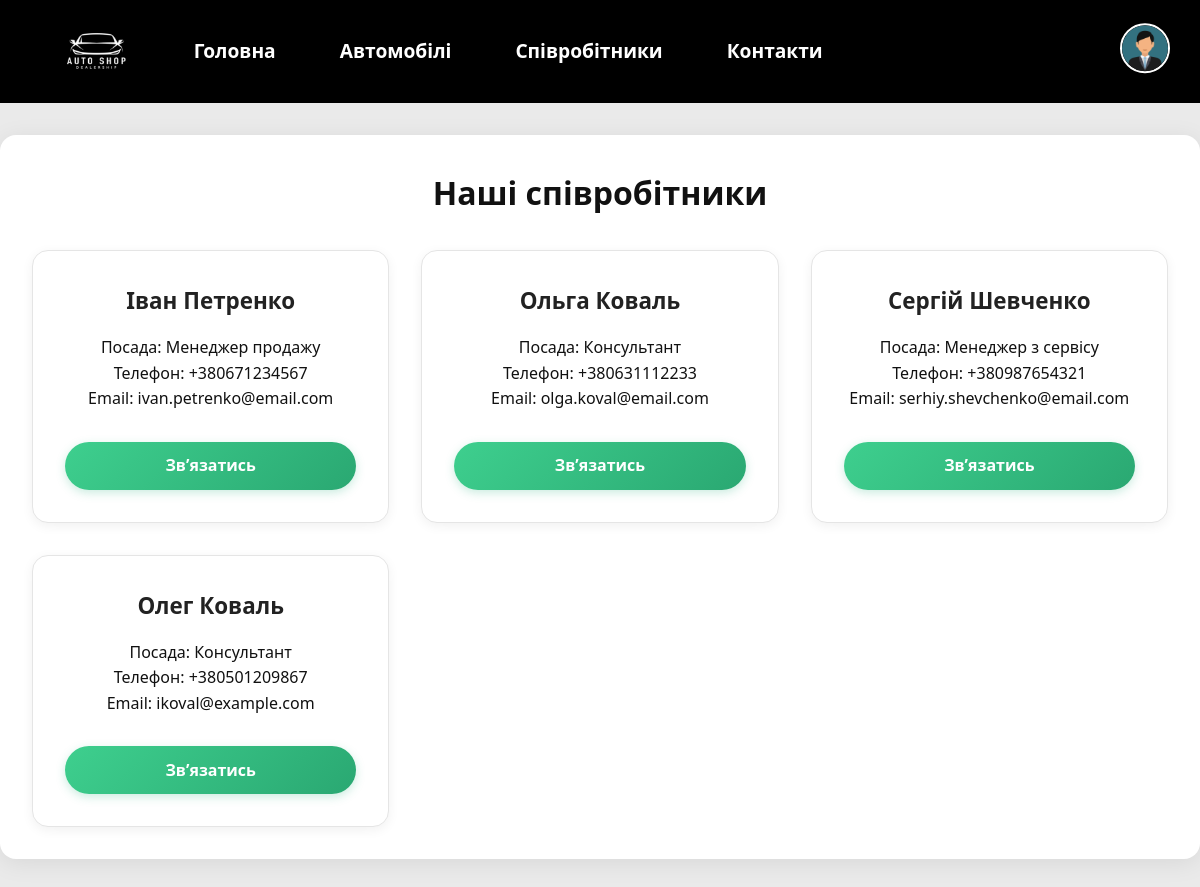
The page /workers on the database as committed earlier.
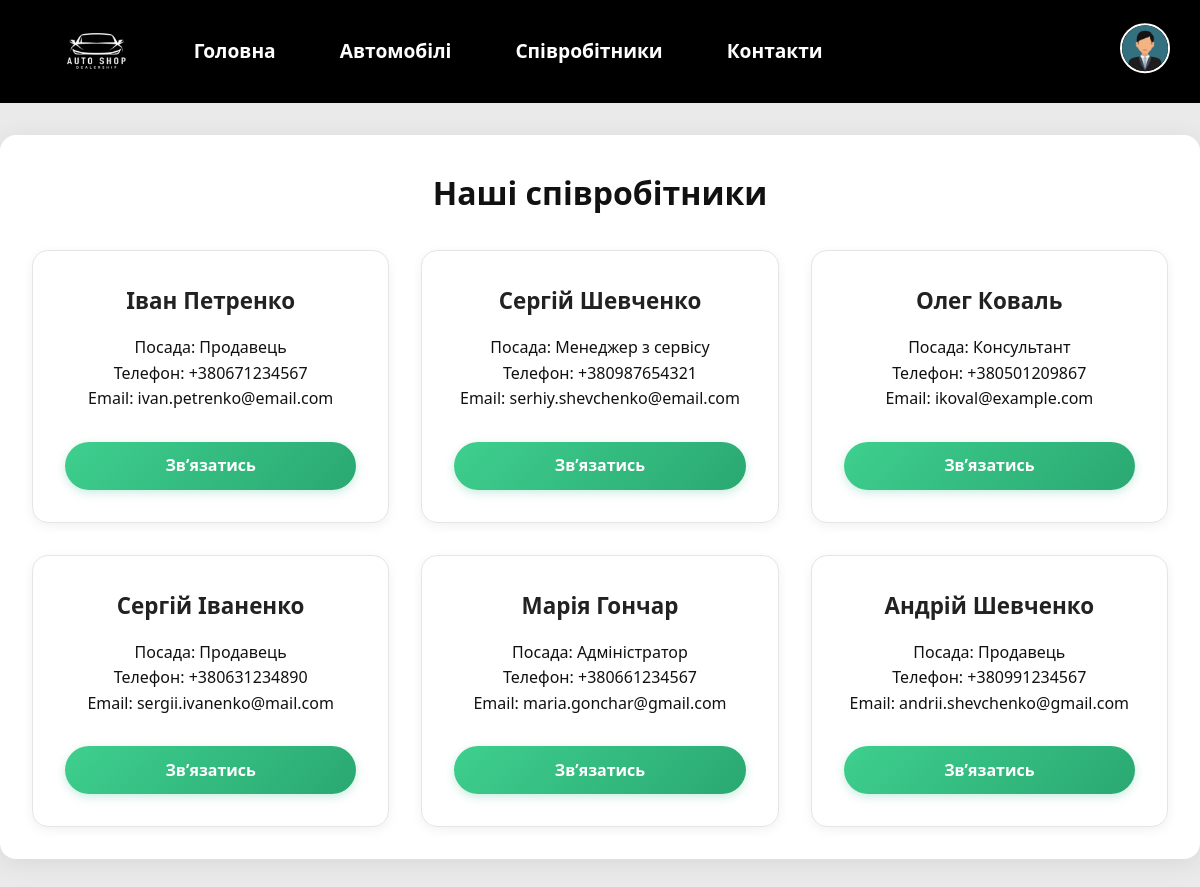
The same page on the database as committed later.
### main/models.py (models this page shows, shortened)
class Worker(models.Model):
    full_name = models.CharField(max_length=100)
    position = models.CharField(max_length=100)
    phone = models.CharField(max_length=15)
    email = models.EmailField()
    is_active = models.BooleanField(default=True)

### main/views.py (the view)
# urls.py: path('workers', views.show_workers, name='workers_page'),
def show_workers(request):
    logger.info(f'Користувач переглянув сторінку працівників.')
    workers = Worker.objects.filter(is_active=True)
    return render(request, 'main/workers.html', {'workers': workers})

### main/templates/main/workers.html (shortened to what this page needs)
{% extends 'layout.html' %}
{% block content %}
<h2>Наші співробітники</h2>
<div class="cards">
    {% for worker in workers %}
        <div class="card">
            <h3>{{ worker.full_name }}</h3>
            <p>Посада: {{ worker.position }}</p>
            <p>Телефон: {{ worker.phone }}</p>
            <p>Email: {{ worker.email }}</p>
            <a href="{% url 'contacts_page' %}" class="modern-btn secondary">Зв’язатись</a>
        </div>
    {% empty %}
        <p>Немає даних про співробітників.</p>
    {% endfor %}
</div>
{% endblock %}

### main/templates/layout.html (shortened to what this page needs)
<!DOCTYPE html>
<html lang="uk">
<head>
    {% load static %}
    <link rel="stylesheet" href="{% static 'main/css/style.css' %}?v{{time}}">
</head>
<body>
    <nav class="navbar">
        <div class="container">
            <a href="{% url 'main_page' %}" class="logo">
                <img src="{% static 'main/img/logo.png' %}" alt="Logo" class="logo-img">
            </a>
            <ul class="nav-links">
                <li><a href="{% url 'main_page' %}">Головна</a></li>
                <li><a href="{% url 'cars_page' %}">Автомобілі</a></li>
                <li><a href="{% url 'workers_page' %}">Співробітники</a></li>
                <li><a href="{% url 'contacts_page' %}">Контакти</a></li>
            </ul>
            <a href="{% url 'login_moderator' %}" class="user-icon">
                <img src="{% static 'main/img/user.png' %}" alt="User" class="user-img">
            </a>
        </div>
    </nav>
    <main class="content">
        {% block content %}{% endblock %}
    </main>
</body>
</html>

### main/static/main/css/style.css (style rules this page uses)
* { box-sizing: border-box; margin: 0; padding: 0; font-family: system-ui, -apple-system, BlinkMacSystemFont, 'Segoe UI', Roboto, Oxygen, Ubuntu, Cantarell, 'Open Sans', 'Helvetica Neue', sans-serif; }
body { background-color: #eaeaea; color: #111; line-height: 1.6; overflow-x: hidden; }
.navbar { background: #000; position: relative; top: 0; z-index: 1000; }
.navbar .container { display: flex; align-items: center; gap: 3rem; padding: 1.5rem 3rem; position: relative; }
.logo { display: flex; align-items: center; font-size: 1.8rem; font-weight: 700; color: #fff; text-decoration: none; gap: 0.75rem; }
.logo-img { height: 55px; width: auto; display: block; }
.nav-links { list-style: none; display: flex; gap: 4rem; }
.nav-links li a { font-size: 1.2rem; font-weight: 600; text-decoration: none; color: #fff; transition: color 0.3s; }
.user-icon { position: absolute; right: 30px; top: 50%; transform: translateY(-50%); }
.user-img { height: 50px; width: 50px; border-radius: 50%; border: 2px solid #fff; transition: transform 0.3s, border-color 0.3s; }
.cards { display: grid; grid-template-columns: repeat(auto-fill, minmax(280px, 1fr)); gap: 2rem; margin-top: 2rem; align-items: stretch; }
.card { background: #fff; border-radius: 1rem; padding: 2rem; text-align: center; box-shadow: 0 3px 12px rgba(0, 0, 0, 0.06); transition: all 0.25s ease; border: 1px solid #e5e5e5; display: flex; flex-direction: column; justify-content: space-between; }
.card h3 { font-size: 1.4rem; color: #222; margin-bottom: 1rem; font-weight: 600; }
.modern-btn { display: inline-block; padding: 0.7rem 1.8rem; background: #0070f3; background: linear-gradient(135deg, #3f8efc, #1b6ee4); color: #fff; font-size: 1rem; font-weight: 600; border-radius: 2rem; text-decoration: none; transition: all 0.25s ease; box-shadow: 0 3px 10px rgba(0, 112, 243, 0.25); margin-top: 30px; }
.modern-btn.secondary { background: linear-gradient(135deg, #3ecf8e, #2aa872); box-shadow: 0 3px 10px rgba(46, 178, 130, 0.25); }
.content { max-width: 1400px; margin: 2rem auto; padding: 2rem; background: #fff; border-radius: 1rem; box-shadow: 0 4px 25px rgba(0,0,0,0.08); }
h2 { font-size: 2rem; margin-bottom: 1rem; text-align: center; }

Rows that differ between the two databases and show on the page:
no longer on this page (row edited): Worker: full_name "Ольга Коваль", position "Консультант", phone "+380631112233", email "olga.koval@email.com"
changed Worker "Іван Петренко": position "Менеджер продажу" → "Продавець"
added Worker: full_name "Сергій Іваненко", position "Продавець", phone "+380631234890", email "sergii.ivanenko@mail.com"
added Worker: full_name "Марія Гончар", position "Адміністратор", phone "+380661234567", email "maria.gonchar@gmail.com"
added Worker: full_name "Андрій Шевченко", position "Продавець", phone "+380991234567", email "andrii.shevchenko@gmail.com"
